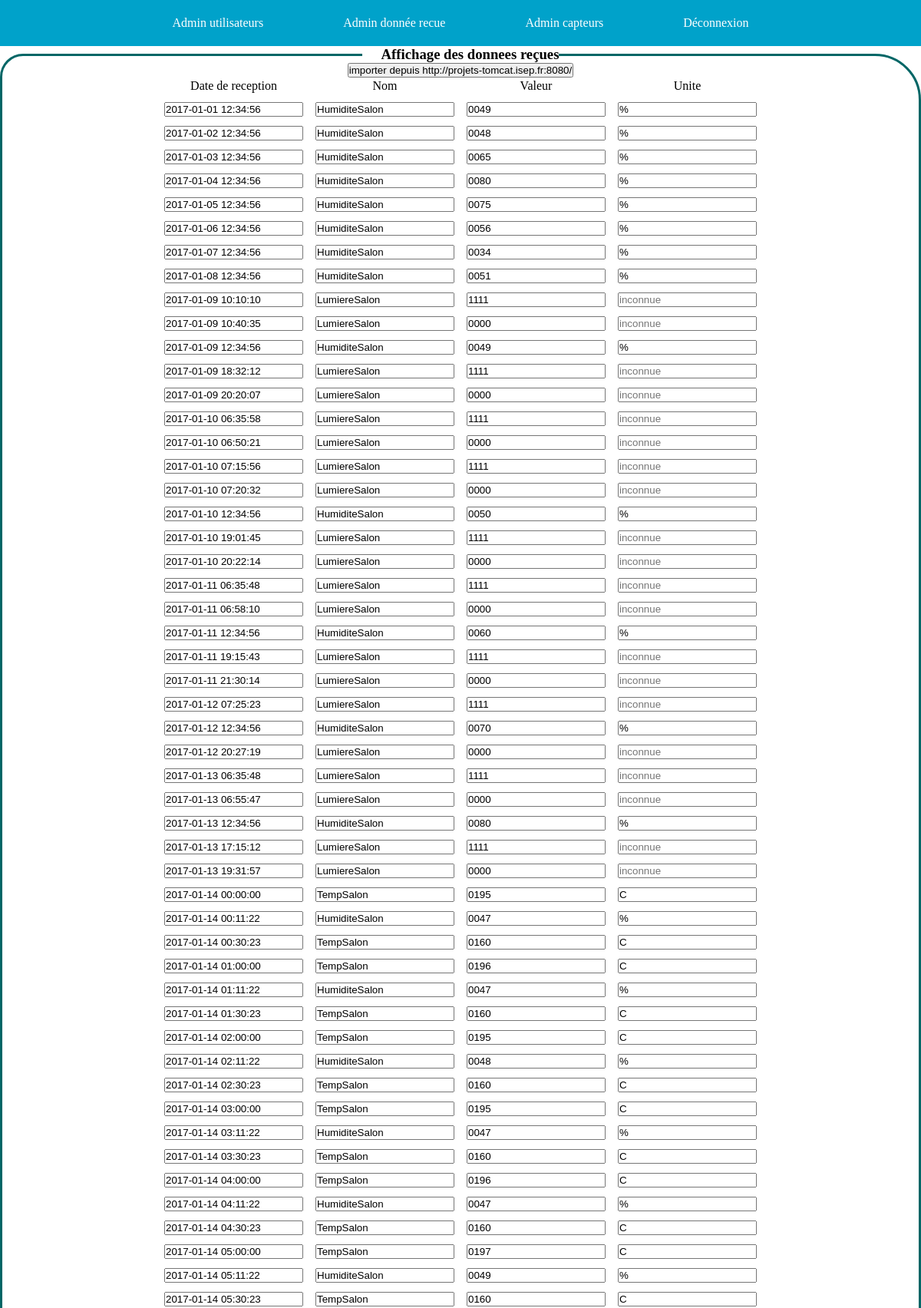
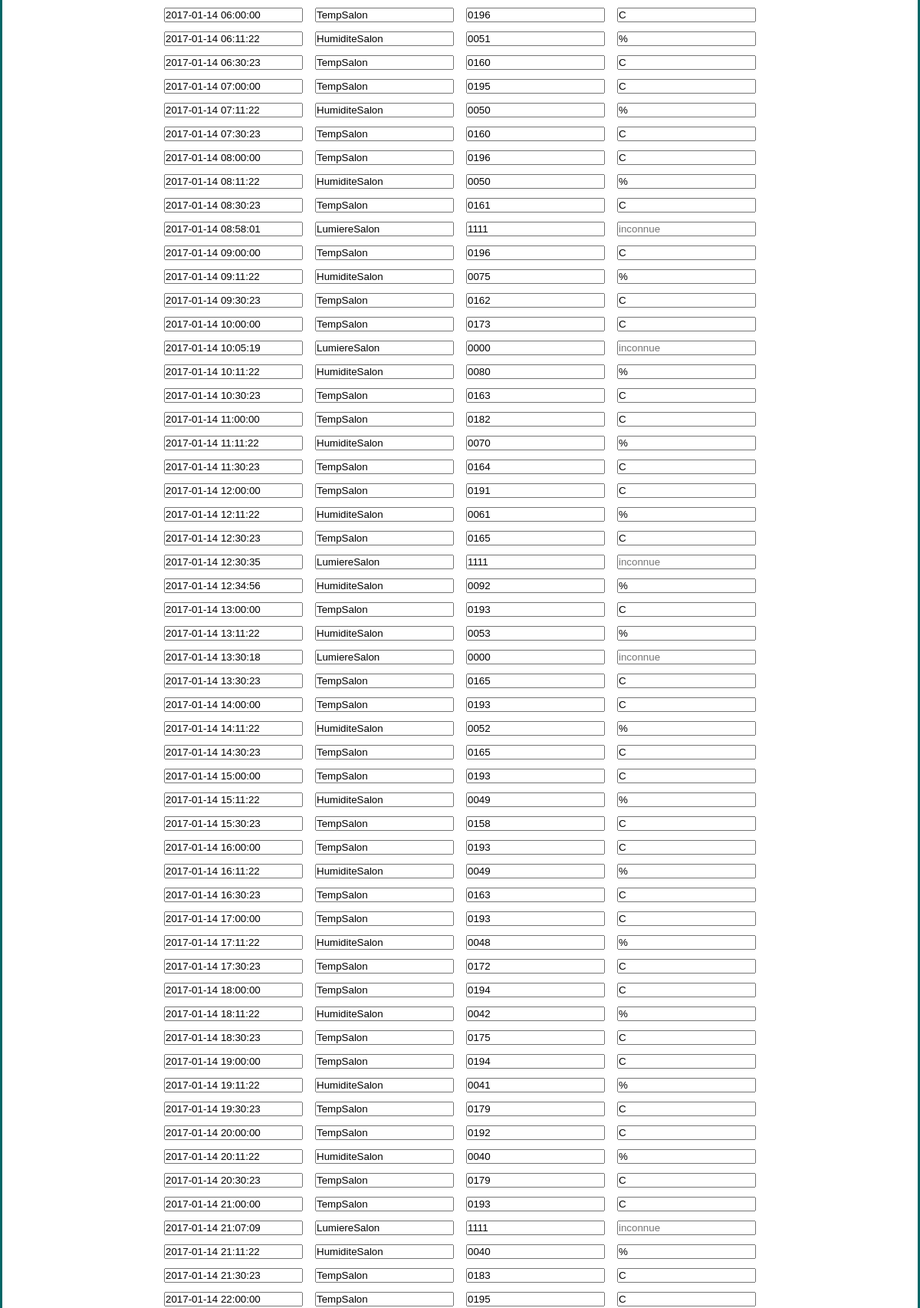
The page /Vue/form_admin_donnee_recue.php (upper part) on the database its author committed (2 pictures, top to bottom).
### tables this page shows
CREATE TABLE IF NOT EXISTS `capteur` (
  `id` int(11) NOT NULL,
  `type` varchar(255) NOT NULL,
  `nom` varchar(255) NOT NULL,
  `numero` int(11) NOT NULL,
  `unite` varchar(255) NOT NULL,
  `date_installation` date NOT NULL,
  `tps_actualisation` int(11) NOT NULL,
  `debit` int(11) NOT NULL,
  `etat` tinyint(1) NOT NULL,
  `seuil_critique` int(11) NOT NULL,
  `fonction` int(11) NOT NULL,
  `mode` varchar(256) NOT NULL,
  `id_fonction` int(11) NOT NULL,
  `id_piece` int(11) NOT NULL
);

CREATE TABLE IF NOT EXISTS `donnee_recue` (
  `id` int(11) NOT NULL,
  `trame` int(1) NOT NULL,
  `objet` int(4) NOT NULL,
  `requete` int(1) NOT NULL,
  `type_capteur` int(1) NOT NULL,
  `numero_capteur` int(2) NOT NULL,
  `valeur` varchar(4) NOT NULL,
  `tim` int(4) NOT NULL,
  `chk` int(2) NOT NULL,
  `date_recep` datetime NOT NULL
);

### Controleur/Donnee_recueManager.php (called while the page is built, shortened)
<?php
class Donnee_recueManager
{
	private $_db;
	public function getDateNomValeurUnite()
	{
		$donnee_recues = [];
    	$q=$this->_db->query('SELECT capteur.nom,capteur.type,capteur.unite,donnee_recue.valeur,donnee_recue.date_recep FROM capteur, donnee_recue WHERE capteur.numero=donnee_recue.type_capteur');
		$q->execute();
    	while ($donnees = $q->fetch(PDO::FETCH_ASSOC))
    	{
      		$donnee_recues[] = $donnees;
    	}
    	return $donnee_recues;
	}
	public function setDb(PDO $db)
	{
		$this->_db=$db;
	}
}
?>

### Vue/form_admin_donnee_recue.php (the view, shortened to what this page needs)
<?php
include "../controleur/Donnee_recueManager.php";
include "../controleur/connectionbase.php";
include "header_back_office.php";
?>
<!DOCTYPE html>
<html>
  <head>
    <link rel="stylesheet" href="../style/app.css">
  </head>
  <body>
<fieldset>
<legend align="center"><h3>Affichage des donnees reçues</h3></legend>
<form method="post" action="">
<input type="submit" name="button_importer" class="btn" value ="importer depuis http://projets-tomcat.isep.fr:8080/">
</form>
<table>
	<tr>
		<td>Date de reception</td><td>Nom</td><td>Valeur</td><td>Unite</td>
	</tr>
    <?php
        try {
            $myBdManager = new Donnee_recueManager($bdd);
            $bdd_recue = [];
            $bdd_recue = $myBdManager->getDateNomValeurUnite();
        }
        catch(Exception $e)
        {
            die('erreur:'.$e->getMessage());
        }
        for($i=0; $i<count($bdd_recue); $i=$i+1)
        {
            ?>
            <tr>
                <form method="post" action="">
                    <td> <input type="text" name="date_recep" placeholder="date" value="<?php echo $bdd_recue[$i][date_recep]; ?>" readonly /> </td>
                    <td> <input type="text" name="nom" placeholder="nom" value="<?php echo $bdd_recue[$i][nom]; ?>" readonly /> </td>
                    <td> <input type="text" name="valeur" placeholder="valeur" value="<?php echo $bdd_recue[$i][valeur]; ?>" readonly/></td>
                    <td> <input type="text" name="unite" placeholder="inconnue" value="<?php echo $bdd_recue[$i][unite]; ?>" readonly/> </td>
                </form>
            </tr>
            <?php
        }
    ?>
</table>
</fieldset>
</body>
</html>

### style/header.css (style rules this page uses)
html { height:100%; }
body { min-height:100%;margin:0;padding:0;position:relative; }
body { color:#000000;background:#FFF; text-align:center }

### style/app.css (style rules this page uses)
table { margin: auto; }
td { text-align: center; padding-left: 7px; padding-right: 7px; padding-bottom: 10px; border-radius: 30px; }
h3 { margin-left: 25px; }
fieldset { border: 3px solid #066; border-top-left-radius: 30px; border-top-right-radius: 60px; border-bottom-right-radius: 30px; border-bottom-left-radius: 60px; }
* { margin:0;padding:0; -webkit-box-sizing: border-box; -moz-box-sizing: border-box; box-sizing: border-box; }

### rows shown on the page
capteur: date_recep "2017-01-01 12:34:56", nom "HumiditeSalon", valeur "0049", unite "%", date_recep "2017-01-02 12:34:56", valeur "0048", date_recep "2017-01-03 12:34:56", valeur "0065", date_recep "2017-01-04 12:34:56", valeur "0080", date_recep "2017-01-05 12:34:56", valeur "0075", date_recep "2017-01-06 12:34:56", valeur "0056", date_recep "2017-01-07 12:34:56", valeur "0034", date_recep "2017-01-08 12:34:56", valeur "0051", date_recep "2017-01-09 12:34:56", date_recep "2017-01-10 12:34:56", valeur "0050", date_recep "2017-01-11 12:34:56", valeur "0060", date_recep "2017-01-12 12:34:56", valeur "0070", date_recep "2017-01-13 12:34:56", date_recep "2017-01-14 00:11:22", valeur "0047", date_recep "2017-01-14 01:11:22", date_recep "2017-01-14 02:11:22", date_recep "2017-01-14 03:11:22", date_recep "2017-01-14 04:11:22", date_recep "2017-01-14 05:11:22", date_recep "2017-01-14 06:11:22", date_recep "2017-01-14 07:11:22", date_recep "2017-01-14 08:11:22", date_recep "2017-01-14 09:11:22", date_recep "2017-01-14 10:11:22", date_recep "2017-01-14 11:11:22", date_recep "2017-01-14 12:11:22", valeur "0061", date_recep "2017-01-14 12:34:56", valeur "0092", date_recep "2017-01-14 13:11:22", valeur "0053", date_recep "2017-01-14 14:11:22", valeur "0052", date_recep "2017-01-14 15:11:22", date_recep "2017-01-14 16:11:22", date_recep "2017-01-14 17:11:22", date_recep "2017-01-14 18:11:22", valeur "0042", date_recep "2017-01-14 19:11:22", valeur "0041", date_recep "2017-01-14 20:11:22", valeur "0040", date_recep "2017-01-14 21:11:22"
capteur: date_recep "2017-01-09 10:10:10", nom "LumiereSalon", valeur "1111", date_recep "2017-01-09 10:40:35", valeur "0000", date_recep "2017-01-09 18:32:12", date_recep "2017-01-09 20:20:07", date_recep "2017-01-10 06:35:58", date_recep "2017-01-10 06:50:21", date_recep "2017-01-10 07:15:56", date_recep "2017-01-10 07:20:32", date_recep "2017-01-10 19:01:45", date_recep "2017-01-10 20:22:14", date_recep "2017-01-11 06:35:48", date_recep "2017-01-11 06:58:10", date_recep "2017-01-11 19:15:43", date_recep "2017-01-11 21:30:14", date_recep "2017-01-12 07:25:23", date_recep "2017-01-12 20:27:19", date_recep "2017-01-13 06:35:48", date_recep "2017-01-13 06:55:47", date_recep "2017-01-13 17:15:12", date_recep "2017-01-13 19:31:57", date_recep "2017-01-14 08:58:01", date_recep "2017-01-14 10:05:19", date_recep "2017-01-14 12:30:35", date_recep "2017-01-14 13:30:18", date_recep "2017-01-14 21:07:09"
capteur: date_recep "2017-01-14 00:00:00", nom "TempSalon", valeur "0195", unite "C", date_recep "2017-01-14 00:30:23", valeur "0160", date_recep "2017-01-14 01:00:00", valeur "0196", date_recep "2017-01-14 01:30:23", date_recep "2017-01-14 02:00:00", date_recep "2017-01-14 02:30:23", date_recep "2017-01-14 03:00:00", date_recep "2017-01-14 03:30:23", date_recep "2017-01-14 04:00:00", date_recep "2017-01-14 04:30:23", date_recep "2017-01-14 05:00:00", valeur "0197", date_recep "2017-01-14 05:30:23", date_recep "2017-01-14 06:00:00", date_recep "2017-01-14 06:30:23", date_recep "2017-01-14 07:00:00", date_recep "2017-01-14 07:30:23", date_recep "2017-01-14 08:00:00", date_recep "2017-01-14 08:30:23", valeur "0161", date_recep "2017-01-14 09:00:00", date_recep "2017-01-14 09:30:23", valeur "0162", date_recep "2017-01-14 10:00:00", valeur "0173", date_recep "2017-01-14 10:30:23", valeur "0163", date_recep "2017-01-14 11:00:00", valeur "0182", date_recep "2017-01-14 11:30:23", valeur "0164", date_recep "2017-01-14 12:00:00", valeur "0191", date_recep "2017-01-14 12:30:23", valeur "0165", date_recep "2017-01-14 13:00:00", valeur "0193", date_recep "2017-01-14 13:30:23", date_recep "2017-01-14 14:00:00", date_recep "2017-01-14 14:30:23", date_recep "2017-01-14 15:00:00", date_recep "2017-01-14 15:30:23", valeur "0158", date_recep "2017-01-14 16:00:00", date_recep "2017-01-14 16:30:23", date_recep "2017-01-14 17:00:00", date_recep "2017-01-14 17:30:23", valeur "0172", date_recep "2017-01-14 18:00:00", valeur "0194", date_recep "2017-01-14 18:30:23", valeur "0175", date_recep "2017-01-14 19:00:00", date_recep "2017-01-14 19:30:23", valeur "0179", date_recep "2017-01-14 20:00:00", valeur "0192", date_recep "2017-01-14 20:30:23", date_recep "2017-01-14 21:00:00", date_recep "2017-01-14 21:30:23", valeur "0183", date_recep "2017-01-14 22:00:00"
